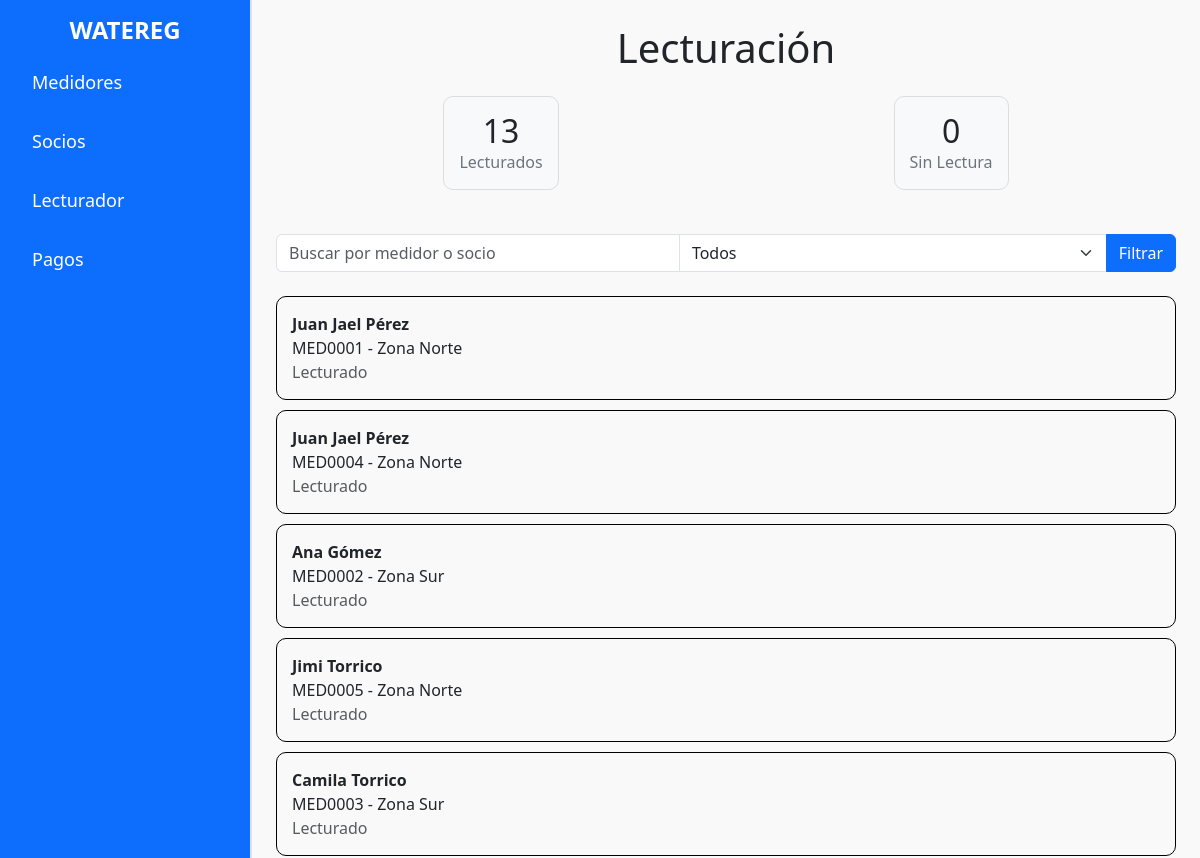
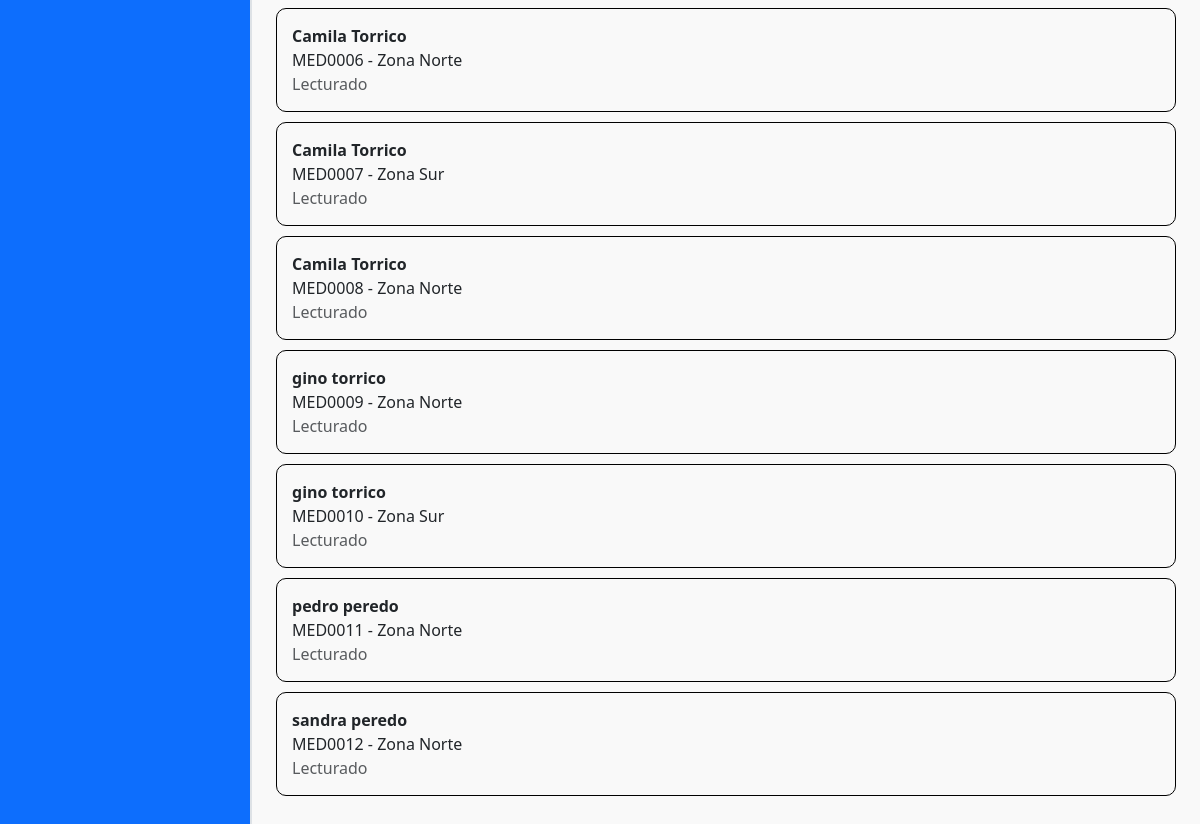
The app's page /lecturador.php, older data (2 pictures, top to bottom).
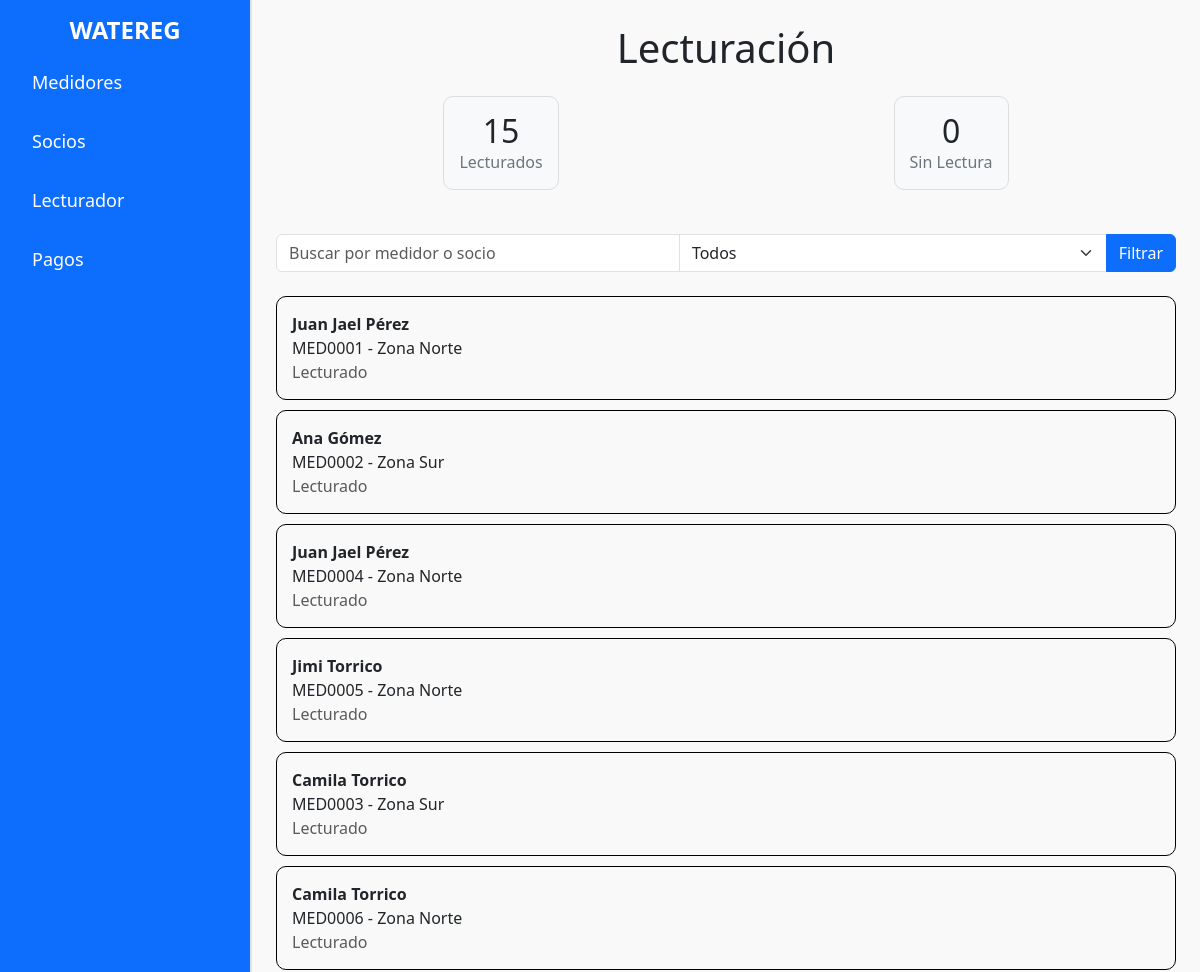
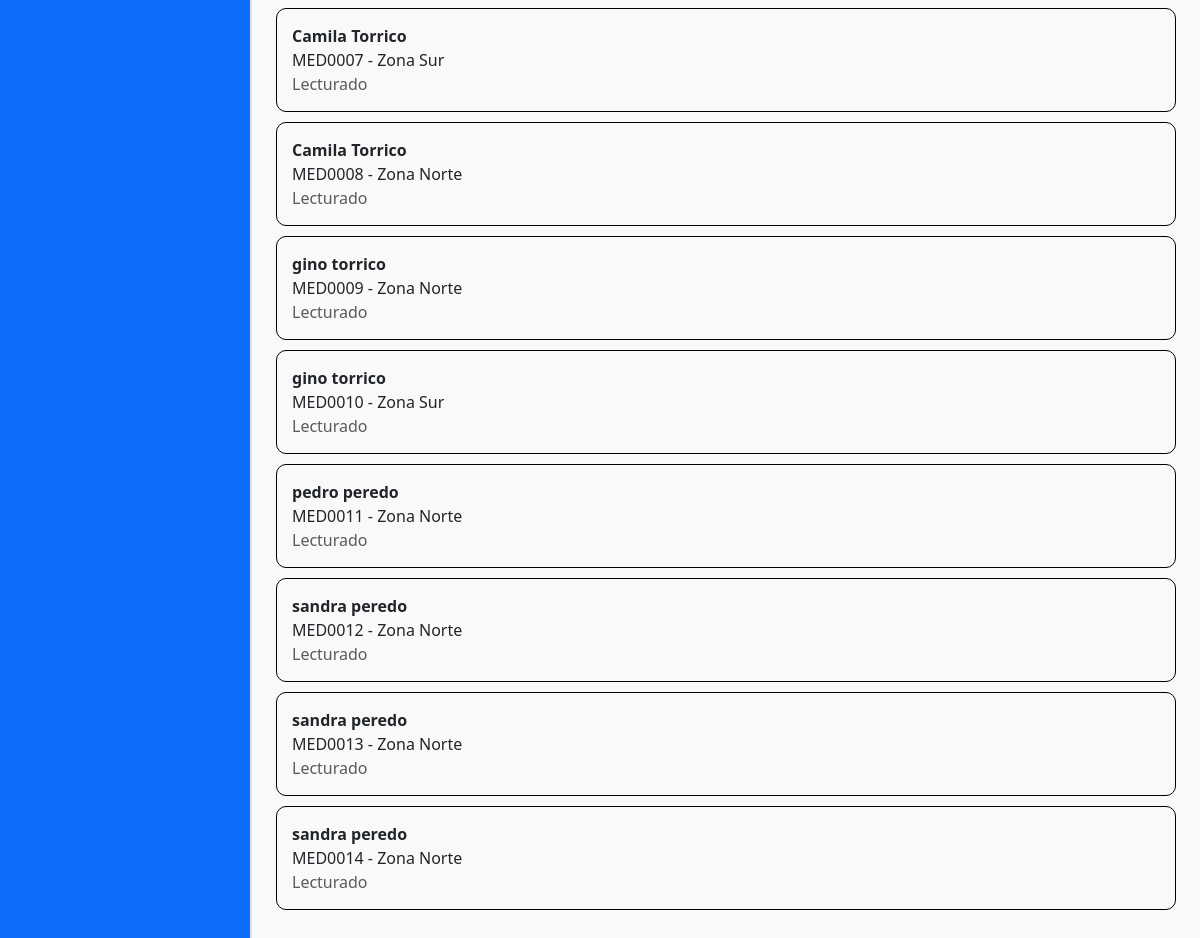
The same page, newer data (2 pictures, top to bottom).
### tables this page shows
CREATE TABLE `asignacion_medidor` (
  `id_asignacion` bigint(20) NOT NULL,
  `id_medidor` bigint(20) DEFAULT NULL,
  `id_socio` bigint(20) DEFAULT NULL,
  `id_zona` bigint(20) DEFAULT NULL,
  `fecha` date DEFAULT NULL,
  `precio_accion` decimal(10,2) DEFAULT NULL
);

CREATE TABLE `zona` (
  `id_zona` bigint(20) NOT NULL,
  `nombre` varchar(255) DEFAULT NULL
);

### lecturador.php (the view, shortened to what this page needs)
<?php
include 'conexion.php';
$lecturados = 0;
$sin_lectura = 0;
$sql_contadores = "
    SELECT
        SUM(CASE WHEN consumo.id_consumo IS NOT NULL THEN 1 ELSE 0 END) AS lecturados,
        SUM(CASE WHEN consumo.id_consumo IS NULL THEN 1 ELSE 0 END) AS sin_lectura
    FROM asignacion_medidor
    LEFT JOIN consumo ON asignacion_medidor.id_asignacion = consumo.id_asignacion
";
$result_contadores = $conexion->query($sql_contadores);
if ($result_contadores) {
    $data_contadores = $result_contadores->fetch_assoc();
    $lecturados = $data_contadores['lecturados'] ?? 0;
    $sin_lectura = $data_contadores['sin_lectura'] ?? 0;
}
$busqueda = isset($_GET['buscar']) ? $_GET['buscar'] : '';
$filtro = isset($_GET['filtro']) ? $_GET['filtro'] : 'todos';
$sql = "
    SELECT
        asignacion_medidor.id_asignacion,
        CONCAT(socio.nombre, ' ', socio.apellido) AS socio,
        CONCAT('MED', LPAD(medidor.id_medidor, 4, '0')) AS medidor,
        zona.nombre AS zona,
        IFNULL((SELECT 'Lecturado' FROM consumo WHERE consumo.id_asignacion = asignacion_medidor.id_asignacion LIMIT 1), 'Sin lectura') AS estado
    FROM asignacion_medidor
    INNER JOIN socio ON asignacion_medidor.id_socio = socio.id_socio
    INNER JOIN medidor ON asignacion_medidor.id_medidor = medidor.id_medidor
    INNER JOIN zona ON asignacion_medidor.id_zona = zona.id_zona
";
if (!empty($busqueda)) {
    $sql .= (strpos($sql, 'WHERE') !== false ? ' AND' : ' WHERE') . " (CONCAT('MED', LPAD(medidor.id_medidor, 4, '0')) LIKE ? OR socio.nombre LIKE ? OR socio.apellido LIKE ?)";
    $stmt = $conexion->prepare($sql);
    $like_busqueda = '%' . $busqueda . '%';
    $stmt->bind_param('sss', $like_busqueda, $like_busqueda, $like_busqueda);
} else {
    $stmt = $conexion->prepare($sql);
}
$stmt->execute();
$resultado = $stmt->get_result();
?>
<!DOCTYPE html>
<html lang="es">
<head>
    <link rel="stylesheet" href="css/bootstrap.min.css">
    <link rel="stylesheet" href="css/styles.css">
    <link rel="stylesheet" href="css/styles_lecturado.css">
</head>
<body>
    <div class="d-flex">
        <div class="sidebar bg-primary text-white p-3">
            <h2 class="sidebar-title">WATEREG</h2>
            <ul class="nav flex-column">
                <li class="nav-item">
                    <a class="nav-link text-white" href="index.php">Medidores</a>
                </li>
                <li class="nav-item">
                    <a class="nav-link text-white" href="socios.php">Socios</a>
                </li>
                <li class="nav-item">
                    <a class="nav-link text-white active" href="lecturador.php">Lecturador</a>
                </li>
                <li class="nav-item">
                    <a class="nav-link text-white" href="pagos.php">Pagos</a>
                </li>
            </ul>
        </div>
        <div class="content flex-grow-1 p-4">
            <h1 class="mb-4 text-center">Lecturación</h1>
            <div class="d-flex flex-column flex-md-row justify-content-around mb-4">
                <div class="contador">
                    <h2><?= htmlspecialchars($lecturados) ?></h2>
                    <p>Lecturados</p>
                </div>
                <div class="contador">
                    <h2><?= htmlspecialchars($sin_lectura) ?></h2>
                    <p>Sin Lectura</p>
                </div>
            </div>
            <form method="GET" action="lecturador.php" class="mb-4">
                <div class="input-group">
                    <input type="text" class="form-control" name="buscar" placeholder="Buscar por medidor o socio" value="<?= htmlspecialchars($busqueda) ?>">
                    <select class="form-select" name="filtro">
                        <option value="todos" <?= $filtro === 'todos' ? 'selected' : '' ?>>Todos</option>
                    </select>
                    <button type="submit" class="btn btn-primary">Filtrar</button>
                </div>
            </form>
            <?php if ($resultado->num_rows > 0): ?>
                <?php while ($fila = $resultado->fetch_assoc()): ?>
                    <div class="medidor-card">
                        <a href="registro_consumo.php?id=<?= htmlspecialchars($fila['id_asignacion']) ?>">
                            <strong><?= htmlspecialchars($fila['socio']) ?></strong><br>
                            <?= htmlspecialchars($fila['medidor']) ?> - <?= htmlspecialchars($fila['zona']) ?><br>
                            <span class="text-muted"><?= htmlspecialchars($fila['estado']) ?></span>
                        </a>
                    </div>
                <?php endwhile; ?>
            <?php else: ?>
                <p class="text-danger">No se encontraron medidores.</p>
            <?php endif; ?>
        </div>
    </div>
</body>
</html>

### css/styles.css (style rules this page uses)
.sidebar { width: 250px; min-height: 100vh; }
.sidebar-title { font-size: 24px; font-weight: bold; margin-bottom: 1rem; text-align: center; }
.nav-link { font-size: 18px; margin-bottom: 1rem; }
.content { background-color: #f9f9f9; border-left: 2px solid #dee2e6; }

### css/styles_lecturado.css (style rules this page uses)
.contador { margin-bottom: 20px; text-align: center; border: 1px solid #ddd; border-radius: 10px; padding: 15px; background-color: #f8f9fa; }
.contador h2 { font-size: 2rem; margin: 0; }
.contador p { margin: 0; font-size: 1rem; color: #6c757d; }
.medidor-card { border: 1px solid #000; border-radius: 10px; padding: 15px; margin-bottom: 10px; }
.medidor-card a { text-decoration: none; color: inherit; }
h1 { text-align: center; }

Row changes from the older to the newer data that the page shows:
shown differently, row unchanged: asignacion_medidor (number 2 of 14 on the later page): moves up the list
added asignacion_medidor: socio "sandra peredo", medidor "MED0013", id_zona.nombre "Zona Norte", estado "Lecturado"
added asignacion_medidor: socio "sandra peredo", medidor "MED0014", id_zona.nombre "Zona Norte", estado "Lecturado"
Text that changed along with them:
$lecturados: "13" → "15"
